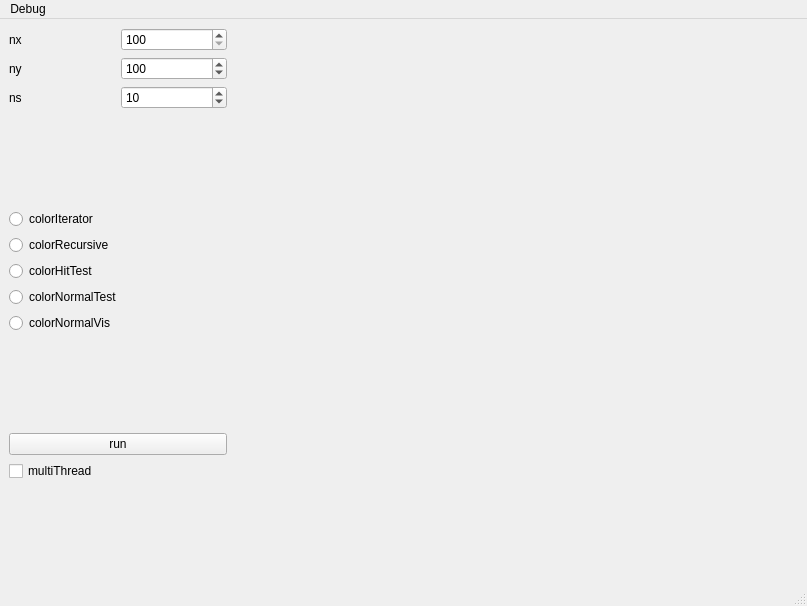
<?xml version="1.0" encoding="UTF-8"?>
<ui version="4.0">
 <class>MainWindow</class>
 <widget class="QMainWindow" name="MainWindow">
  <property name="geometry">
   <rect>
    <x>0</x>
    <y>0</y>
    <width>807</width>
    <height>606</height>
   </rect>
  </property>
  <property name="sizePolicy">
   <sizepolicy hsizetype="Expanding" vsizetype="Expanding">
    <horstretch>0</horstretch>
    <verstretch>0</verstretch>
   </sizepolicy>
  </property>
  <property name="windowTitle">
   <string>MainWindow</string>
  </property>
  <widget class="QWidget" name="centralwidget">
   <property name="autoFillBackground">
    <bool>false</bool>
   </property>
   <layout class="QHBoxLayout" name="horizontalLayout_5" stretch="1,2">
    <item>
     <layout class="QHBoxLayout" name="horizontalLayout_4" stretch="5,1">
      <item>
       <layout class="QVBoxLayout" name="verticalLayout">
        <item>
         <layout class="QHBoxLayout" name="horizontalLayout_3">
          <item>
           <widget class="QLabel" name="nxLabel">
            <property name="text">
             <string>nx</string>
            </property>
           </widget>
          </item>
          <item>
           <widget class="QSpinBox" name="spinBox_nx">
            <property name="minimum">
             <number>100</number>
            </property>
            <property name="maximum">
             <number>4096</number>
            </property>
            <property name="value">
             <number>100</number>
            </property>
           </widget>
          </item>
         </layout>
        </item>
        <item>
         <layout class="QHBoxLayout" name="horizontalLayout_2">
          <item>
           <widget class="QLabel" name="nyLabel">
            <property name="text">
             <string>ny</string>
            </property>
           </widget>
          </item>
          <item>
           <widget class="QSpinBox" name="spinBox_ny">
            <property name="minimum">
             <number>10</number>
            </property>
            <property name="maximum">
             <number>4096</number>
            </property>
            <property name="value">
             <number>100</number>
            </property>
           </widget>
          </item>
         </layout>
        </item>
        <item>
         <layout class="QHBoxLayout" name="horizontalLayout">
          <item>
           <widget class="QLabel" name="nsLabel">
            <property name="text">
             <string>ns</string>
            </property>
           </widget>
          </item>
          <item>
           <widget class="QSpinBox" name="spinBox_ns">
            <property name="minimum">
             <number>1</number>
            </property>
            <property name="maximum">
             <number>10000</number>
            </property>
            <property name="value">
             <number>10</number>
            </property>
           </widget>
          </item>
         </layout>
        </item>
        <item>
         <spacer name="verticalSpacer_3">
          <property name="orientation">
           <enum>Qt::Vertical</enum>
          </property>
          <property name="sizeHint" stdset="0">
           <size>
            <width>20</width>
            <height>40</height>
           </size>
          </property>
         </spacer>
        </item>
        <item>
         <layout class="QVBoxLayout" name="verticalLayout_2">
          <item>
           <widget class="QRadioButton" name="colorIter">
            <property name="text">
             <string>colorIterator</string>
            </property>
            <property name="checkable">
             <bool>true</bool>
            </property>
           </widget>
          </item>
          <item>
           <widget class="QRadioButton" name="colorRec">
            <property name="text">
             <string>colorRecursive</string>
            </property>
           </widget>
          </item>
          <item>
           <widget class="QRadioButton" name="colorHit">
            <property name="text">
             <string>colorHitTest</string>
            </property>
           </widget>
          </item>
          <item>
           <widget class="QRadioButton" name="colorNorTest">
            <property name="text">
             <string>colorNormalTest</string>
            </property>
           </widget>
          </item>
          <item>
           <widget class="QRadioButton" name="colorNorVis">
            <property name="text">
             <string>colorNormalVis</string>
            </property>
           </widget>
          </item>
         </layout>
        </item>
        <item>
         <spacer name="verticalSpacer_2">
          <property name="orientation">
           <enum>Qt::Vertical</enum>
          </property>
          <property name="sizeHint" stdset="0">
           <size>
            <width>20</width>
            <height>40</height>
           </size>
          </property>
         </spacer>
        </item>
        <item>
         <widget class="QPushButton" name="renderBotton">
          <property name="text">
           <string>run</string>
          </property>
         </widget>
        </item>
        <item>
         <widget class="QCheckBox" name="checkBox_multiThread">
          <property name="enabled">
           <bool>true</bool>
          </property>
          <property name="text">
           <string>multiThread</string>
          </property>
         </widget>
        </item>
        <item>
         <spacer name="verticalSpacer">
          <property name="orientation">
           <enum>Qt::Vertical</enum>
          </property>
          <property name="sizeHint" stdset="0">
           <size>
            <width>20</width>
            <height>40</height>
           </size>
          </property>
         </spacer>
        </item>
       </layout>
      </item>
      <item>
       <spacer name="horizontalSpacer">
        <property name="orientation">
         <enum>Qt::Horizontal</enum>
        </property>
        <property name="sizeHint" stdset="0">
         <size>
          <width>40</width>
          <height>20</height>
         </size>
        </property>
       </spacer>
      </item>
     </layout>
    </item>
    <item>
     <widget class="QLabel" name="imageLabel">
      <property name="sizePolicy">
       <sizepolicy hsizetype="Expanding" vsizetype="Expanding">
        <horstretch>0</horstretch>
        <verstretch>0</verstretch>
       </sizepolicy>
      </property>
      <property name="minimumSize">
       <size>
        <width>400</width>
        <height>400</height>
       </size>
      </property>
      <property name="autoFillBackground">
       <bool>true</bool>
      </property>
      <property name="text">
       <string/>
      </property>
      <property name="scaledContents">
       <bool>true</bool>
      </property>
      <property name="alignment">
       <set>Qt::AlignCenter</set>
      </property>
     </widget>
    </item>
   </layout>
  </widget>
  <widget class="QMenuBar" name="menubar">
   <property name="geometry">
    <rect>
     <x>0</x>
     <y>0</y>
     <width>807</width>
     <height>26</height>
    </rect>
   </property>
   <widget class="QMenu" name="menuDebug">
    <property name="title">
     <string>Debug</string>
    </property>
    <addaction name="separator"/>
    <addaction name="actionTraceRays"/>
   </widget>
   <addaction name="menuDebug"/>
  </widget>
  <widget class="QStatusBar" name="statusbar"/>
  <action name="actionTraceRays">
   <property name="checkable">
    <bool>true</bool>
   </property>
   <property name="text">
    <string>TraceRays</string>
   </property>
  </action>
  <action name="actionColorNormal">
   <property name="text">
    <string>ColorNormal</string>
   </property>
  </action>
  <action name="actionColorHit">
   <property name="checkable">
    <bool>true</bool>
   </property>
   <property name="enabled">
    <bool>true</bool>
   </property>
   <property name="text">
    <string>ColorHitTest</string>
   </property>
  </action>
  <action name="actionColorNormalTest">
   <property name="text">
    <string>ColorNormalTest</string>
   </property>
  </action>
  <action name="actionColorNormalVis">
   <property name="text">
    <string>ColorNormalVis</string>
   </property>
  </action>
  <action name="actionColorIterator">
   <property name="text">
    <string>ColorIterator</string>
   </property>
  </action>
  <action name="actionColorRecursive">
   <property name="text">
    <string>ColorRecursive</string>
   </property>
  </action>
 </widget>
 <resources/>
 <connections/>
</ui>
